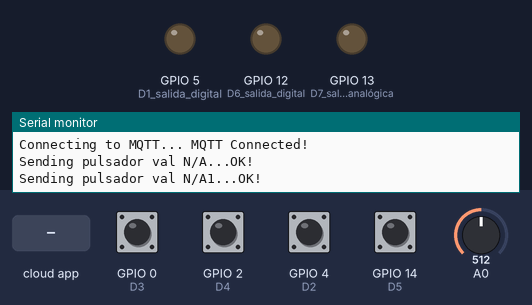
Bench run of a sketch on a simulated ESP8266 (NodeMCU). Shown: output pins drawn as LEDs (lit = HIGH), the last lines printed to the serial monitor. The inputs (shaded band) are chosen by the test bench; at power-on: GPIO 0 (D3), GPIO 2 (D4), GPIO 4 (D2), GPIO 14 (D5) HIGH, A0 = 512. WiFi joins after 1.5 s; servers stay silent unless stated; no MQTT or app messages arrive unless stated.

Above: at 2.7 s.
2.8 s: the phone or cloud app sets test1 to on
At 4.7 s:
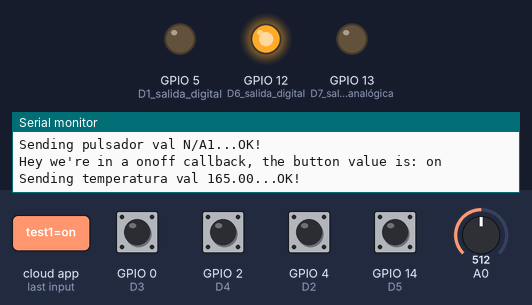
5.0 s: the phone or cloud app sets Toggle1 to on
At 5.8 s:
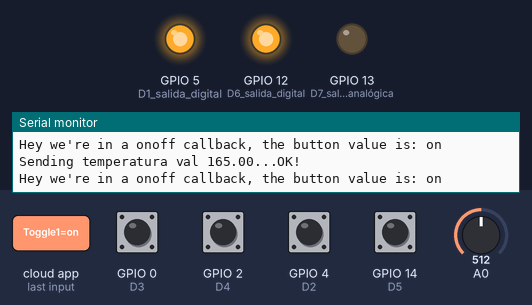
6.5 s: the phone or cloud app sets test1 to off
At 7.0 s:
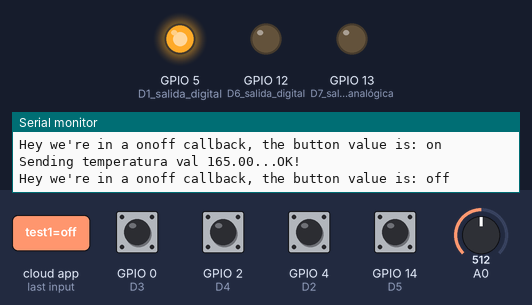
10.1 s: the phone or cloud app sets Toggle1 to off
At 10.8 s:
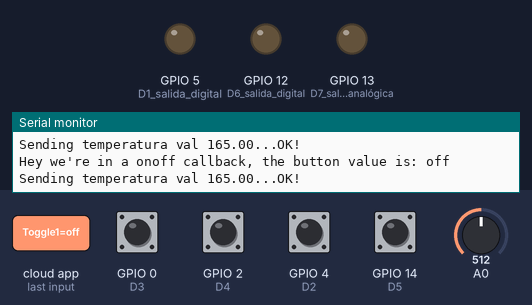
Timing chart, 0 to 12.6 s (numbered marks = the images above; inputs shaded):
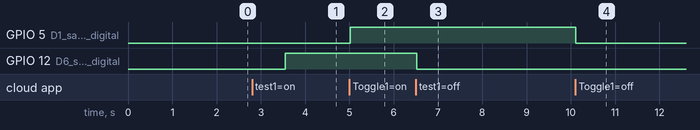

Measured:
- after the input at 2.8 s, GPIO 12 (D6_salida_digital): LOW → HIGH after 0.75 s
- after the input at 5.0 s, GPIO 5 (D1_salida_digital): LOW → HIGH at once
- after the input at 6.5 s, GPIO 12 (D6_salida_digital): HIGH → LOW at once
- after the input at 10.1 s, GPIO 5 (D1_salida_digital): HIGH → LOW at once

The sketch:

ESP8266_test.ino
```cpp
#include <ESP8266WiFi.h>
#include <WiFiClient.h>
#include "Adafruit_MQTT.h"
#include "Adafruit_MQTT_Client.h"
#include <ESP8266HTTPClient.h>
#include <ArduinoHttpClient.h>


/************************* Adafruit.io Setup *********************************/

#define AIO_SERVER      "52.70.203.194"//"io.adafruit.com"
#define AIO_SERVERPORT  1883                   // use 8883 for SSL
#define AIO_USERNAME    "YOUR USERNAME HERE"
#define AIO_KEY         "YOUR AIO KEY HERE"

/************ Global State (you don't need to change this!) ******************/

// Create an ESP8266 WiFiClient class to connect to the MQTT server.
WiFiClient client;

// Setup the MQTT client class by passing in the WiFi client and MQTT server and login details.
Adafruit_MQTT_Client mqtt(&client, AIO_SERVER, AIO_SERVERPORT, AIO_USERNAME, AIO_USERNAME, AIO_KEY);

/****************************** Feeds ***************************************/

// Setup a feed called 'photocell' for publishing.
// Notice MQTT paths for AIO follow the form: <username>/feeds/<feedname>
Adafruit_MQTT_Publish photocell = Adafruit_MQTT_Publish(&mqtt, AIO_USERNAME "/feeds/photocell");
Adafruit_MQTT_Publish onoff = Adafruit_MQTT_Publish(&mqtt, AIO_USERNAME "/feeds/onoff");


// Setup a feed called 'onoff' for subscribing to changes to the button
Adafruit_MQTT_Subscribe test1 = Adafruit_MQTT_Subscribe(&mqtt, AIO_USERNAME "/feeds/test1", MQTT_QOS_1);
Adafruit_MQTT_Subscribe test2 = Adafruit_MQTT_Subscribe(&mqtt, AIO_USERNAME "/feeds/test2", MQTT_QOS_1);
Adafruit_MQTT_Subscribe toggle1 = Adafruit_MQTT_Subscribe(&mqtt, AIO_USERNAME "/feeds/Toggle1", MQTT_QOS_1);


//MQTT CONNECT
void MQTT_connect() {
  int8_t ret;

  // Stop if already connected.
  if (mqtt.connected()) {
    return;
  }

  Serial.print("Connecting to MQTT... ");

  uint8_t retries = 3;
  while ((ret = mqtt.connect()) != 0) { // connect will return 0 for connected
       Serial.println(mqtt.connectErrorString(ret));
       Serial.println("Retrying MQTT connection in 10 seconds...");
       mqtt.disconnect();
       delay(10000);  // wait 10 seconds
       retries--;
       if (retries == 0) {
         // basically die and wait for WDT to reset me
         while (1);
       }
  }
  Serial.println("MQTT Connected!");
}


/*************************** Sketch Code ************************************/

void digitalCallback(char *data, uint16_t len) {
  Serial.print("Hey we're in a onoff callback, the button value is: ");
  Serial.println(data);

     String message = String(data);
      message.trim();
      if (message == "on") {digitalWrite(12, HIGH);}
      if (message == "off") {digitalWrite(12, LOW);}
}

void analogicaCallback(char *data, uint16_t len) {
  Serial.print("Hey we're in a onoff callback, the button value is: ");
  Serial.println(data);

     String message = String(data);
     message.trim();
     analogWrite(13, message.toInt());
}

void toggleCallback(char *data, uint16_t len) {
  Serial.print("Hey we're in a onoff callback, the button value is: ");
  Serial.println(data);

     String message = String(data);
      message.trim();
      if (message == "on") {digitalWrite(5, HIGH);}
      if (message == "off") {digitalWrite(5, LOW);}
}


//-------------------VARIABLES GLOBALES--------------------------
int contconexion = 0;

const char *ssid = "SSID HERE";
const char *password = "WIFI PASSWORD";

unsigned long previousMillis = 0;

char charPulsador [15];
String strPulsador;
String strPulsadorUltimo;

char charPulsador1 [16];
String strPulsador1;
String strPulsadorUltimo1;

char charPulsador2 [17];
String strPulsador2;
String strPulsadorUltimo2;

char charPulsador3 [18];
String strPulsador3;
String strPulsadorUltimo3;
//-------------------------------------------------------------------------

void setup() {

  //prepara GPI13 y 12 como salidas
  pinMode(13, OUTPUT); // D7 salida analógica
  analogWrite(13, 0); // analogWrite(pin, value);
  pinMode(12, OUTPUT); // D6 salida digital
  digitalWrite(12, LOW);
  pinMode(5, OUTPUT); // D1 salida digital
  digitalWrite(5, LOW);

  // Entradas
  pinMode(14, INPUT); // D5
  pinMode(4, INPUT); // D2
  pinMode(0, INPUT); // D3
  pinMode(2, INPUT); // D4

  // Inicia Serial
  Serial.begin(115200);
  Serial.println("");

  // Conexión WIFI
  WiFi.begin(ssid, password);
  while (WiFi.status() != WL_CONNECTED and contconexion <50) { //Cuenta hasta 50 si no se puede conectar lo cancela
    ++contconexion;
    delay(500);
    Serial.print(".");
  }
  if (contconexion <50) {
      //para usar con ip fija
      IPAddress ip(192,168,1,156);
      IPAddress gateway(192,168,1,1);
      IPAddress subnet(255,255,255,0);
      WiFi.config(ip, gateway, subnet);

      Serial.println("");
      Serial.println("WiFi CONNECTED");
      Serial.println(WiFi.localIP());
  }
  else {
      Serial.println("");
      Serial.println("Error de conexion");
  }

  test1.setCallback(digitalCallback);
  test2.setCallback(analogicaCallback);
  toggle1.setCallback(toggleCallback);
  mqtt.subscribe(&test1);
  mqtt.subscribe(&test2);
  mqtt.subscribe(&toggle1);


}

//--------------------------LOOP--------------------------------
void loop() {

  MQTT_connect();

  unsigned long currentMillis = millis();

  if (currentMillis - previousMillis >= 2000) { //envia la temperatura cada 2 segundos
    previousMillis = currentMillis;
    int analog = analogRead(17);
    float temp = analog*0.322265625;
    Serial.print(F("\nSending temperatura val "));
    Serial.print(temp);
    Serial.print("...");
    if (!photocell.publish(temp)) {
      Serial.println(F("Failed"));
    } else {
      Serial.println(F("OK!"));
    }
  }

  if (digitalRead(14) == 0) {
    strPulsador = "ON";
    HTTPClient http;
    http.begin("LINK FOR THE HTTP FUNCTION USE IFTTT");
    http.addHeader("Button press", "the button has been pressed");
    http.POST("title=foo&body=bar&userId=1");
    http.writeToStream(&Serial);
    http.end();
  } else {
    strPulsador = "N/A";
  }

  if (strPulsador != strPulsadorUltimo) { //envia el estado del pulsador solamente cuando cambia.

    strPulsadorUltimo = strPulsador;
    strPulsador.toCharArray(charPulsador, 15);
    Serial.print(F("\nSending pulsador val "));
    Serial.print(strPulsador);
    Serial.print("...");
    if (! onoff.publish(charPulsador)) {
      Serial.println(F("Failed"));
    } else {
      Serial.println(F("OK!"));
    }
    delay(1000);
  }


//Button 2

if (digitalRead(4) == 0) {
    strPulsador1 = "ON1";
    HTTPClient http;
    http.begin("LINK FOR THE HTTP FUNCTION USE IFTTTs");
    http.addHeader("Button press1", "the button1 has been pressed");
    http.POST("title=foo&body=bar&userId=1");
    http.writeToStream(&Serial);
    http.end();
  } else {
    strPulsador1 = "N/A1";
  }

  if (strPulsador1 != strPulsadorUltimo1) { //envia el estado del pulsador solamente cuando cambia.

    strPulsadorUltimo1 = strPulsador1;
    strPulsador1.toCharArray(charPulsador1, 16);
    Serial.print(F("\nSending pulsador val "));
    Serial.print(strPulsador1);
    Serial.print("...");
    if (! onoff.publish(charPulsador1)) {
      Serial.println(F("Failed"));
    } else {
      Serial.println(F("OK!"));
    }
    delay(1000);
  }


//Button 3


if (digitalRead(0) == 0) {
    strPulsador2 = "ON2";
    HTTPClient http;
    http.begin("LINK FOR THE HTTP FUNCTION USE IFTTT");
    http.addHeader("Button press2", "the button2 has been pressed");
    http.POST("title=foo&body=bar&userId=1");
    http.writeToStream(&Serial);
    http.end();
  } else {
    strPulsador1 = "N/A2";
  }

  if (strPulsador2 != strPulsadorUltimo2) { //envia el estado del pulsador solamente cuando cambia.

    strPulsadorUltimo2 = strPulsador2;
    strPulsador2.toCharArray(charPulsador2, 17);
    Serial.print(F("\nSending pulsador val "));
    Serial.print(strPulsador2);
    Serial.print("...");
    if (! onoff.publish(charPulsador2)) {
      Serial.println(F("Failed"));
    } else {
      Serial.println(F("OK!"));
    }
    delay(1000);
  }


  //Button 4


if (digitalRead(2) == 0) {
    strPulsador2 = "ON3";
    HTTPClient http;
    http.begin("LINK FOR THE HTTP FUNCTION USE IFTTT");
    http.addHeader("Button press3", "the button3 has been pressed");
    http.POST("title=foo&body=bar&userId=1");
    http.writeToStream(&Serial);
    http.end();
  } else {
    strPulsador1 = "N/A3";
  }

  if (strPulsador3 != strPulsadorUltimo3) { //envia el estado del pulsador solamente cuando cambia.

    strPulsadorUltimo3 = strPulsador3;
    strPulsador3.toCharArray(charPulsador3, 17);
    Serial.print(F("\nSending pulsador val "));
    Serial.print(strPulsador3);
    Serial.print("...");
    if (! onoff.publish(charPulsador3)) {
      Serial.println(F("Failed"));
    } else {
      Serial.println(F("OK!"));
    }
    delay(1000);
  }
  // this is our 'wait for incoming subscription packets and callback em' busy subloop
  // try to spend your time here:
  mqtt.processPackets(500);
  }


  // ping the server to keep the mqtt connection alive
  // NOT required if you are publishing once every KEEPALIVE seconds

  // if(! mqtt.ping()) {
  //   mqtt.disconnect();
  // }


// Function to connect and reconnect as necessary to the MQTT server.
// Should be called in the loop function and it will take care if connecting.
```
